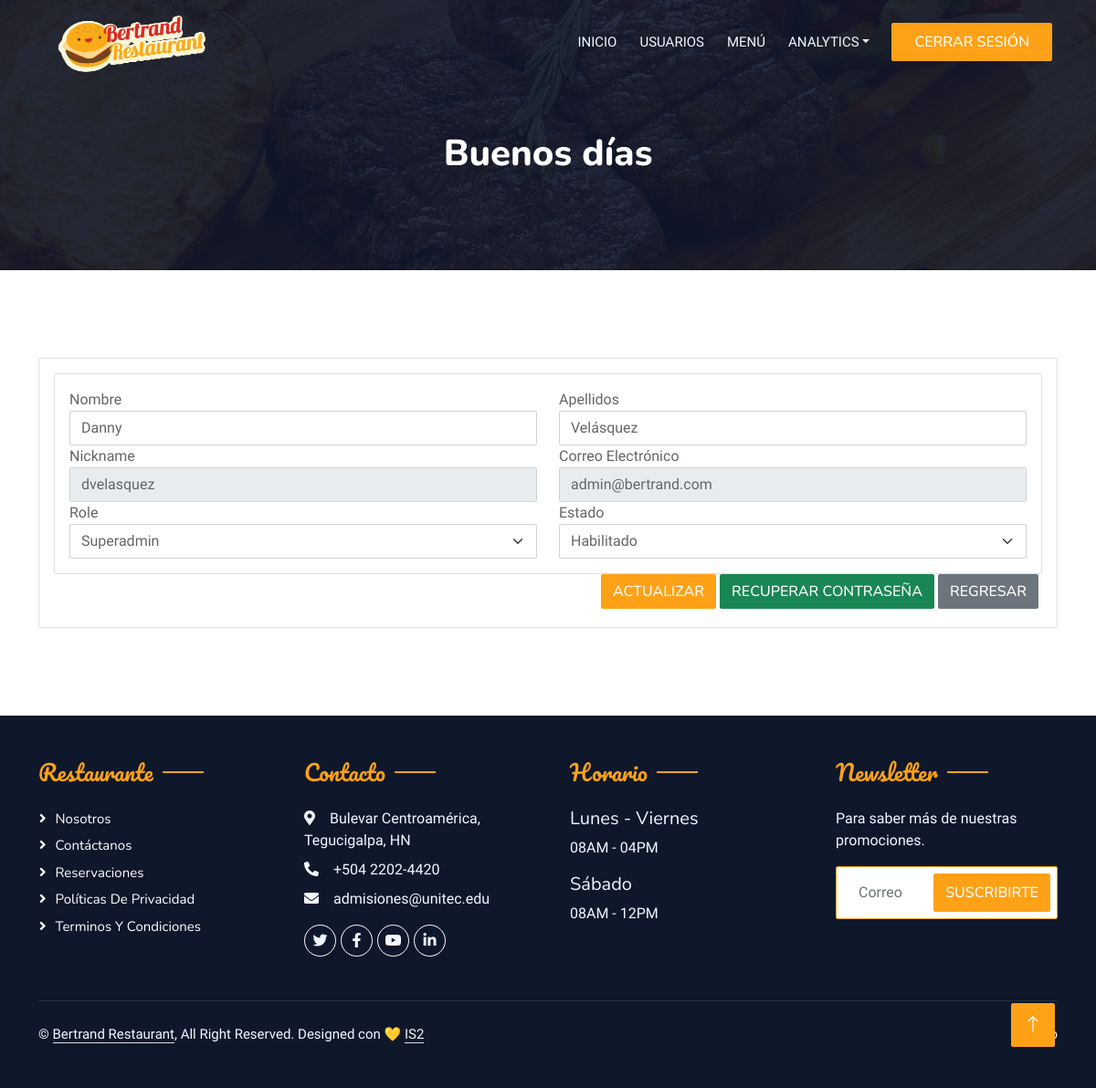
Page /edit-usuario?ID=1 on the committed database.
### tables this page shows
CREATE TABLE `main_users` (
  `id` int(11) NOT NULL,
  `usuario_name` varchar(50) NOT NULL,
  `apellidos` varchar(250) NOT NULL,
  `nickname` varchar(250) NOT NULL,
  `email_user` varchar(60) NOT NULL,
  `password` varchar(60) NOT NULL,
  `role_user` int(11) NOT NULL,
  `estado_user` varchar(15) NOT NULL
);

### inc/functionsquery.php (called while the page is built, shortened)
<?php
	function obtenerRoles() {
		include 'conexion.php';
		try {
			return $conn->query("SELECT * FROM main_cargo");
		} catch(Exception $e) {
			echo "Error! : " . $e->getMessage();
			return false;
		}
	}
?>

### edit-usuario.php (the view, shortened to what this page needs)
<?php
include 'inc/templates/header.php';
include 'inc/conexion.php';
include 'inc/functionsquery.php';
$today = getdate();
$hora = $today["hours"];
if ($hora < 6) {
	$saludo = " Hoy has madrugado mucho... ";
} elseif ($hora < 12) {
	$saludo = " Buenos días ";
} elseif ($hora <= 18) {
	$saludo = "Buenas Tardes ";
} else {
	$saludo = "Buenas Noches ";
}
if (isset($_GET['ID'])) {
	$user_id = $_GET['ID'];
}else{
	header('Location: usuarios');
}
?>
<body>
	<div class="container-xxl bg-white p-0">
		<div class="container-xxl position-relative p-0">
			<?php
			include 'inc/templates/navbar-admin.php';
			?>
			<div class="container-xxl py-5 bg-dark hero-header mb-5">
				<div class="container my-5 py-5">
					<div class="row ">
						<div class="col-lg-12 text-center text-lg-start">
							<h6 class="display-3 text-white animated text-center" style="font-size: 40px;"><?php echo $saludo . $_SESSION["nombre_usuario"]; ?></h6>
						</div>
					</div>
				</div>
			</div>
		</div>
		<div class="container-xxl py-5">
			<div class="container">
				<section class="section clientes">
					<div class="card">
						<div class="card-body">
							<form class="form" id="editarUsuario" method="post" action="inc/models/update.php" role="form">
								<div class="tab-content" id="myTabContent">
									<div class="tab-pane fade show active" id="home" role="tabpanel" aria-labelledby="home-tab">
										<div class="card">
											<div class="card-content">
												<div class="card-body">
													<?php
													$consulta = $conn->query("SELECT * FROM main_users WHERE id = $user_id;");
													while ($solicitud = $consulta->fetch_array()) {
														$role_user = $solicitud['role_user'];
														$usuario_name = $solicitud['usuario_name'];
														$apellidos = $solicitud['apellidos'];
														$username = $solicitud['nickname'];
														$email = $solicitud['email_user'];
														$estado = $solicitud['estado_user'];
													?>
														<div class="row">
															<div class="col-md-6 col-12">
																<div class="form-group">
																	<label for="first-name-column">Nombre</label>
																	<input type="text" class="form-control" id="nombre" name="nombre" value="<?php echo $usuario_name; ?>" required>
																</div>
															</div>
															<div class="col-md-6 col-12">
																<div class="form-group">
																	<label for="first-name-column">Apellidos</label>
																	<input type="text" class="form-control" id="apellidos" name="apellidos" value="<?php echo $apellidos; ?>" required>
																</div>
															</div>
															<div class="col-md-6 col-12">
																<div class="form-group">
																	<label for="first-name-column">Nickname</label>
																	<input type="text" class="form-control" id="nickname" name="nickname" value="<?php echo $username; ?>" required readonly>
																</div>
															</div>
															<div class="col-md-6 col-12">
																<div class="form-group">
																	<label for="first-name-column">Correo Electrónico</label>
																	<input type="email" class="form-control" id="email" name="email" value="<?php echo $email; ?>" required readonly>
																</div>
															</div>
															<div class="col-md-6 col-12">
																<div class="form-group">
																	<label for="first-name-column">Role</label>
																	<select class="form-select" name="role" id="role">
																		<?php
																		$obtenerRoles = obtenerRoles();
																		if ($obtenerRoles->num_rows > 0) {
																			while ($row = $obtenerRoles->fetch_assoc()) {
																				$id_role = $row['id_role'];
																				$descripcion = $row['descripcion'];
																				if ($id_role == $role_user) {
																					echo '<option name="role" value="' . $id_role . '" selected>' . $descripcion . '</option>';
																				} else {
																					echo '<option name="role" value="' . $id_role . '">' . $descripcion . '</option>';
																				}
																			}
																		}
																		?>
																	</select>
																</div>
															</div>
															<div class="col-md-6 col-12">
																<div class="form-group">
																	<label for="last-name-column">Estado</label>
																	<select class="form-select" name="estado" id="estado">
																		<?php
																		if ($estado == 'a') {
																			echo "<option name='estado' value='a' selected>Habilitado</option>";
																		} elseif ($estado == 'd') {
																			echo "<option name='estado' value='a'>Habilitado</option>";
																			echo "<option name='estado' value='d' selected>Deshabilitado</option>";
																			$estado = 'Disponible';
																		}
																		?>
																	</select>
																</div>
															</div>
														</div>
													<?php
													}
													?>
												</div>
											</div>
										</div>
									</div>
									<div class="col-12 d-flex justify-content-end">
										<input class="btn btn-primary me-1 mb-1" type="submit" value="Actualizar" name="update">
										<input class="btn btn-success me-1 mb-1" type="submit" value="Recuperar Contraseña" name="contrasena">
										<a href="usuarios">
											<div class="btn btn-secondary me-1 mb-1">Regresar</div>
										</a>
									</div>
								</div>
							</form>
						</div>
					</div>
				</section>
			</div>
		</div>
		<?php
		include 'inc/templates/footer.php';
		?>

### css/pages.css (style rules this page uses)
.my-5 { margin-top: 3rem !important; margin-bottom: 0rem !important; }
.container, .container-sm, .container-md, .container-lg, .container-xl { max-width: 1140px; }

### css/style.css (style rules this page uses)
:root { --primary: #FEA116; --light: #F1F8FF; --dark: #0F172B; }
.btn { font-family: 'Nunito', sans-serif; font-weight: 500; text-transform: uppercase; transition: .5s; }
.btn.btn-primary, .btn.btn-secondary { color: #FFFFFF; }
.hero-header { background: linear-gradient(rgba(15, 23, 43, .9), rgba(15, 23, 43, .9)), url(../img/bg-hero.jpg); background-position: center center; background-repeat: no-repeat; background-size: cover; }

### rows in the picture
main_users: nombre "Danny", apellidos "Velásquez", nickname "dvelasquez", email "admin@bertrand.com", estado "Habilitado"

### other values in the picture
$saludo "Buenos días"
form field role "Superadmin"
